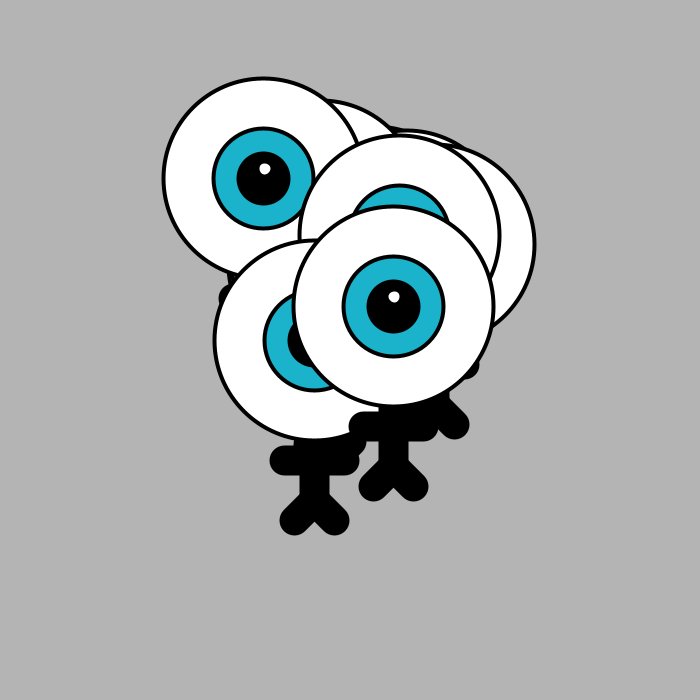
Frame 1 (no input)
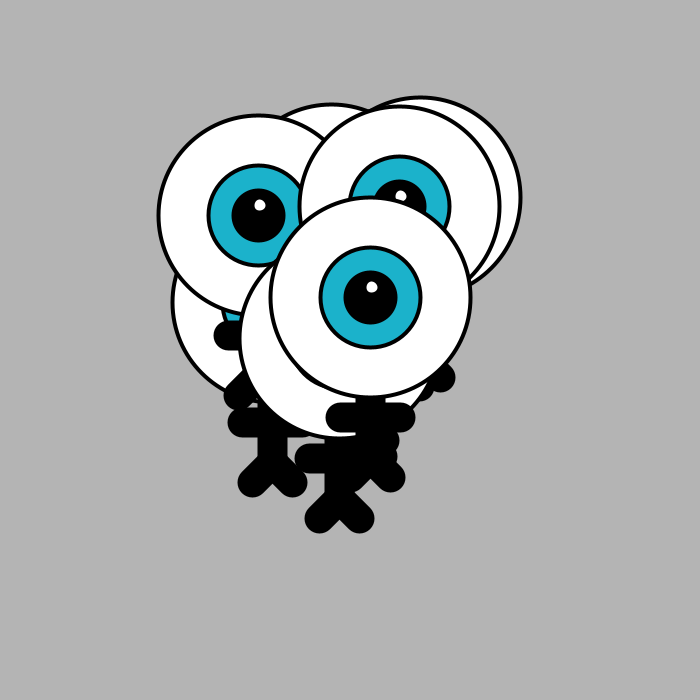
Frame 60 (the mouse pressed at the canvas centre just before this capture)
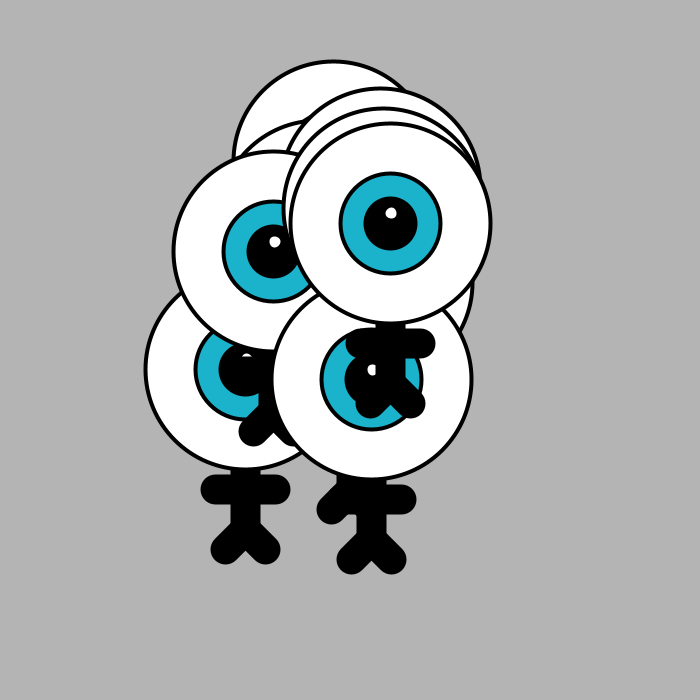
Frame 120 (the mouse held since frame 60 and released just before this capture)

The Processing sketch that drew these frames (run headless with seeded random() and noise(); from frame 60 on, the mouse is pressed at the canvas centre):

// Processing sketch: processing_146199
// ── processing_146199.pde

//PRACTICA 4 Sergi Ullod


int numeroboles = 10;
int colordibuix = 180;

// Fem la matriu de posicioX (una posicio x i una y per a cada bola)

float[] posicionsX = new float[numeroboles];

// Fem la matriu de posicioY

float[] posicionsY = new float[numeroboles];

// Fem la matriu de velocitatX

float[] velocitatX = new float[numeroboles];

// Fem la matriu de velocitatY

float[] velocitatY = new float[numeroboles];


void setup(){
  size(700,700);
  
  //executar desde la bola numero 0 fins la ultima bola (numero de bolas)
  
  for(int i=0; i<numeroboles; i++){
    //Posicions per la posicio de cada bola al atzar,entre tant i tant
    posicionsX[i] = random(width/2-90, width/2+90);
    posicionsY[i] = random(width/2-90, width/2+90);
    
    //Les velocitats de les boles son al atzar entre 1 i 4
    
    velocitatX[i] = random(1,4);
    velocitatY[i] = random(1,4);
    
  }
}

void draw(){
  
  background(180);
  
  //bucle
  
  for(int i = 0; i<numeroboles; i++){
    //Donem noves posicions aleatories, cada bola variara entre 8 i -8.
    posicionsX[i] += random(-8,8);
    posicionsY[i] += random(-8,8);
    
    //marquem els limits
    
    if((posicionsY[i]<0) || (posicionsY[i]<height)){
     
    velocitatY[i] = -velocitatY[i];
    }
    
    //Donem un nom al dibuix i li donem posicio
    
    dibuixarwazobski(posicionsX[i],posicionsY[i]);
  }
}

void dibuixarwazobski (float _x, float _y)
  {
    
int a;
int b;
  
a=300;
b=300;
  

//cos
stroke(0);
strokeWeight(30);
line(_x,_y-80,_x,_y+80);

//cames
line(_x,_y+80,_x+20,_y+100);
line(_x,_y+80,_x-20,_y+100);

//braços
line(_x+30,_y+40,_x-30,_y+40);

strokeWeight(4);
stroke(0,0,0);
fill(35,175,14);
  
  
//ull
fill(255,255,255);
ellipse(_x,_y-80,a/1.5,b/1.5);
  
//blau Ull
fill(27,178,203);
ellipse(_x,_y-80,a/3,b/3);
  
//nineta Ull
fill(0,0,0);
ellipse(_x,_y-80,a/6,b/6);
  
// Ull
fill(255,255,255);
ellipse(_x+10/10,_y-90,a/20,b/20);


    

  
}


    
    
    
